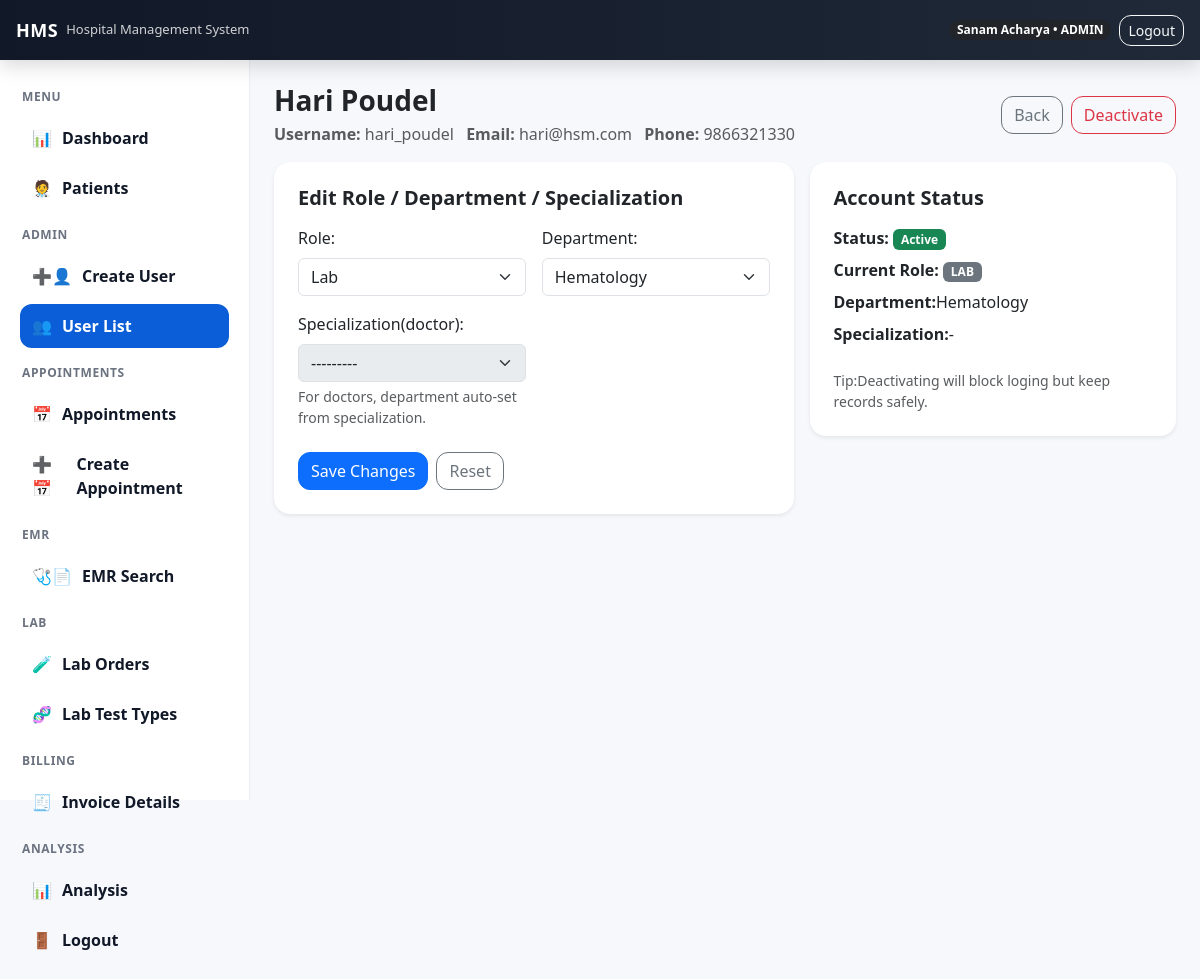
Page /users/13/ (signed in) on the committed database.
### accounts/models.py (models this page shows)
class User(AbstractUser):
    class Role(models.TextChoices):
        ADMIN = 'ADMIN', 'Admin'
        DOCTOR = 'DOCTOR', 'Doctor'
        NURSE = 'NURSE', 'Nurse'
        RECEPTION = 'RECEPTION', 'Reception'
        LAB = 'LAB', 'Lab'
        PHARMACY = 'PHARMACY', 'Pharmacy'
        HR = 'HR', 'HR'
        CASHIER = "CASHIER", "Cashier"
        ACCOUNTANT = "ACCOUNTANT", "Accountant"
    full_name = models.CharField(max_length=150)
    phone_number = models.CharField(max_length=20, blank=True)
    email = models.EmailField(unique=True)
    role = models.CharField(max_length=20, choices=Role.choices, default=Role.RECEPTION)
    department = models.ForeignKey(
        Department, on_delete=models.SET_NULL, null=True, blank=True
    )
    specialization = models.ForeignKey(
        "Specialization",
        on_delete=models.SET_NULL,
        null=True,
        blank=True,
        related_name="doctors"
    )

class Department(models.Model):
    name = models.CharField(max_length=120, unique=True)
    def __str__(self):
        return self.name

### accounts/views.py (the view, shortened to what this page needs)
# urls.py: path("users/<int:user_id>/", user_detail_view, name="user_detail"),
@login_required
@roles_required("ADMIN")
def user_detail_view(request, user_id):
    staff = get_object_or_404(User, id=user_id)
    form = UserUpdateForm(request.POST or None, instance=staff)
    return render(request, "accounts/user_detail.html", {"staff": staff, "form": form})

### accounts/forms.py (shortened to what this page needs)
class UserUpdateForm(forms.ModelForm):
    class Meta:
        model =User
        fields = ["role", "department", "specialization"]
    def  __init__(self, *args, **kwargs):
        super().__init__(*args, **kwargs)
        self.fields["department"].required = False
        self.fields["specialization"].required = False

### accounts/models.py (called while the page is built)
    def __str__(self):
        return f"{self.name} ({self.department.name})"

### templates/accounts/user_detail.html (shortened to what this page needs)
{% extends "base.html" %}
{% block content %}
<div class="d-flex justify-content-between align-items-center mb-3">
    <div>
        <h3 class="fw-bold mb-1">{{ staff.full_name|default:"-" }}</h3>
        <div class="text-muted">
            <span class="me-2"><strong>Username:</strong> {{ staff.username }}</span>
            <span class="me-2"><strong>Email:</strong> {{ staff.email|default:"-" }}</span>
            <span class="me-2"><strong>Phone:</strong> {{ staff.phone_number|default:"-" }}</span>
        </div>
    </div>
    <div class="d-flex gap-2">
        <a class="btn btn-outline-secondary" href="{% url 'user_list' %}">Back</a>
        <form method="post" action="{% url 'user_toggle_active' staff.id %}">
            {% if staff.is_active %}
                <button type="submit" class="btn btn-outline-danger">Deactivate</button>
            {% else %}
                <button type="submit" class="btn btn-outline-success">Activate</button>
            {% endif %}
        </form>
    </div>
</div>
<div class="row g-3">
    <div class="col-lg-7">
        <div class="card p-4 shadow-sm">
            <h5 class="fw-bold mb-3">Edit Role / Department / Specialization</h5>
            <form method="post">
                <div class="row g-3">
                    <div class="col-md-6">
                        <label class="form-label">Role:</label>
                        {{ form.role }}
                    </div>
                    <div class="col-md-6">
                        <label class="form-label">Department:</label>
                        {{ form.department }}
                    </div>
                    <div class="col-md-6">
                        <label class="form-label">Specialization(doctor):</label>
                        {{ form.specialization }}
                        <div class="form-text">For doctors, department auto-set from specialization.</div>
                    </div>
                </div>
                <div class="d-flex gap-2 mt-4">
                    <button class="btn btn-primary">Save Changes</button>
                    <a class="btn btn-outline-secondary" href="{% url 'user_detail' staff.id %}">Reset</a>
                </div>
            </form>
        </div>
    </div>
    <div class="col-lg-5">
        <div class="card p-4 shadow-sm">
            <h5 class="fw-bold mb-3">Account Status</h5>
            <div class="mb-2">
                <strong>Status:</strong>
                {% if staff.is_active %}
                    <span class="badge text-bg-success">Active</span>
                {% else %}
                    <span class="badge text-bg-danger">Inactive</span>
                {% endif %}
            </div>
            <div class="mb-2">
                <strong>Current Role:</strong>
                <span class="badge text-bg-secondary">{{ staff.role }}</span>
            </div>
            <div class="mb-2">
                <strong>Department:</strong>{{ staff.department.name|default:"-" }}
            </div>
            <div class="mb-2">
                <strong>Specialization:</strong>{{ staff.specialization.name|default:"-" }}
            </div>
            <div class="text-muted small mt-3">
                Tip:Deactivating will block loging but keep records safely.
            </div>
        </div>
    </div>
</div>
{% endblock %}

### templates/base.html (shortened to what this page needs)
{% load static %}
<!doctype html>
<html lang="en">
<head>
  <link href="https://cdn.jsdelivr.net/npm/bootstrap@5.3.3/dist/css/bootstrap.min.css" rel="stylesheet">
  <link rel="stylesheet" href="{% static 'css/style.css' %}">
</head>
<body class="hms-body">
  <header class="hms-topbar">
    <div class="container-fluid d-flex align-items-center justify-content-between px-3">
      <div class="d-flex align-items-center gap-2">
        <div class="hms-brand">HMS</div>
        <span class="hms-subtitle">Hospital Management System</span>
      </div>
      <div class="d-flex align-items-center gap-2">
        {% if user.is_authenticated %}
          <span class="badge rounded-pill text-bg-dark">
            {{ user.full_name }} • {{ user.role }}
          </span>
          <a class="btn btn-sm btn-outline-light" href="{% url 'logout' %}">Logout</a>
        {% else %}
          <a class="btn btn-sm btn-outline-light" href="{% url 'login' %}">Login</a>
        {% endif %}
      </div>
    </div>
  </header>
  <div class="hms-layout">
    {% if user.is_authenticated %}
      {% include "partials/sidebar.html" %}
    {% endif %}
    <main class="hms-main">
      <div class="container-fluid p-4">
        {% block content %}{% endblock %}
      </div>
    </main>
  </div>
</body>
</html>

### static/css/style.css (style rules this page uses)
html, body { height: 100%; }
.hms-body { background: #f6f8fc; margin: 0; font-family: system-ui, -apple-system, Segoe UI, Roboto, Arial, sans-serif; padding-top: 60px; }
.hms-topbar { height: 60px; background: linear-gradient(90deg, #111827, #1f2937); color: #fff; display: flex; align-items: center; position: fixed; top: 0; left: 0; right: 0; z-index: 9999; box-shadow: 0 6px 20px rgba(0,0,0,0.15); }
.hms-brand { font-weight: 800; letter-spacing: 0.5px; font-size: 18px; }
.hms-subtitle { font-size: 13px; opacity: 0.8; }
.hms-layout { display: flex; min-height: 100vh; }
.hms-main { flex: 1; height: calc(100vh - 60px); overflow: auto; }
.card { border: 0; border-radius: 16px; box-shadow: 0 10px 25px rgba(16, 24, 40, 0.07); }
.btn { border-radius: 12px; }

### rows in the picture
User: full_name "Sanam Acharya", role "ADMIN"
User: full_name "Hari Poudel", username "hari_poudel", email "hari@hsm.com", phone_number "9866321330", role "Lab", department "Hematology", specialization "---------", role "LAB", department.name "Hematology", specialization.name "-"
